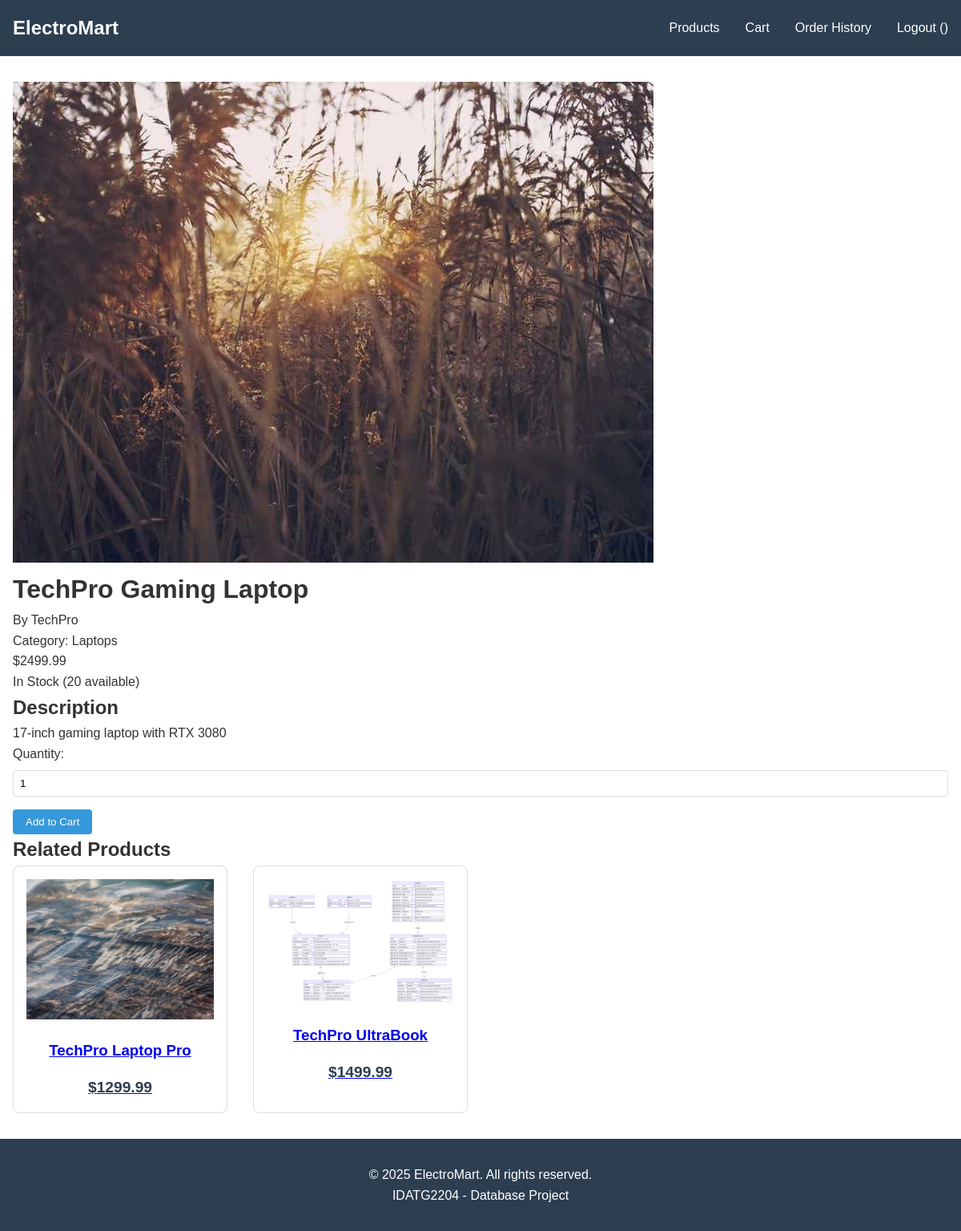
The page /product/9 (signed in) on the database its author committed.
### app/models.py (models this page shows)
class Product(db.Model):
    __tablename__ = 'products'
    ProductID = db.Column(db.Integer, primary_key=True)
    Name = db.Column(db.String(255), nullable=False)
    Description = db.Column(db.Text, nullable=False)
    Price = db.Column(db.Numeric(10, 2), nullable=False)
    StockQuantity = db.Column(db.Integer, nullable=False, default=0)
    CategoryID = db.Column(db.Integer, db.ForeignKey('categories.CategoryID'), nullable=False)
    BrandID = db.Column(db.Integer, db.ForeignKey('brands.BrandID'), nullable=False)
    ImageURL = db.Column(db.String(255))
    DateAdded = db.Column(db.DateTime(timezone=True), default=datetime.utcnow)
    LastUpdated = db.Column(db.DateTime(timezone=True), default=datetime.utcnow, onupdate=datetime.utcnow)
    order_items = db.relationship('OrderItem', backref='product', lazy=True)

class Brand(db.Model):
    __tablename__ = 'brands'
    BrandID = db.Column(db.Integer, primary_key=True)
    Name = db.Column(db.String(100), nullable=False, unique=True)
    Description = db.Column(db.Text)
    products = db.relationship('Product', backref='brand', lazy=True)

class Category(db.Model):
    __tablename__ = 'categories'
    CategoryID = db.Column(db.Integer, primary_key=True)
    Name = db.Column(db.String(100), nullable=False, unique=True)
    Description = db.Column(db.Text)
    products = db.relationship('Product', backref='category', lazy=True)

### app/routes.py (the view)
@bp.route('/product/<int:product_id>')
def product_detail(product_id):
    try:
        product = Product.query.get_or_404(product_id)
        related_products = Product.query.filter(
            Product.CategoryID == product.CategoryID,
            Product.ProductID != product.ProductID
        ).limit(4).all()
    except Exception as e:
        flash('Could not load product details.', 'error')
        return redirect(url_for('main_routes.products'))
    return render_template('product_detail.html', title=product.Name, product=product, related_products=related_products)

### app/__init__.py (called while the page is built)
def create_app(config_class=Config):
    app = Flask(__name__)
    app.config.from_object(config_class)
    db.init_app(app)
    migrate.init_app(app, db)
    login_manager.init_app(app)
    from app.models import AppUser
    @login_manager.user_loader
    def load_user(user_id):
        return AppUser.query.get(int(user_id))
    from app.routes import bp as main_routes_bp
    app.register_blueprint(main_routes_bp)
    from app.auth import bp as auth_bp
    app.register_blueprint(auth_bp, url_prefix='/auth')
    @app.errorhandler(404)
    def not_found_error(error):
        return render_template('errors/404.html'), 404
    @app.errorhandler(500)
    def internal_error(error):
        db.session.rollback()  # Roll back the session in case of database errors
        return render_template('errors/500.html'), 500
    return app

### app/templates/product_detail.html (shortened to what this page needs)
{% extends "base.html" %}
{% block content %}
<div class="product-detail">
    <div class="product-main">
        <div class="product-image">
            {% if product.ImageURL %}
                <img src="{{ product.ImageURL }}" alt="{{ product.Name }}">
            {% else %}
                <img src="{{ url_for('static', filename='images/placeholder.png') }}" alt="No image available">
            {% endif %}
        </div>
        <div class="product-info">
            <h1>{{ product.Name }}</h1>
            <p class="product-brand">By {{ product.brand.Name }}</p>
            <p class="product-category">Category: {{ product.category.Name }}</p>
            <p class="product-price">${{ "%.2f"|format(product.Price) }}</p>
            <p class="product-stock">
                {% if product.StockQuantity > 0 %}
                    In Stock ({{ product.StockQuantity }} available)
                {% else %}
                    Out of Stock
                {% endif %}
            </p>
            <div class="product-description">
                <h2>Description</h2>
                <p>{{ product.Description }}</p>
            </div>
            {% if product.StockQuantity > 0 %}
                <form action="{{ url_for('main_routes.add_to_cart', product_id=product.ProductID) }}" method="POST" class="add-to-cart-form">
                    <div class="form-group">
                        <label for="quantity">Quantity:</label>
                        <input type="number" id="quantity" name="quantity" value="1" min="1" max="{{ product.StockQuantity }}">
                    </div>
                    <button type="submit" class="btn btn-primary">Add to Cart</button>
                </form>
            {% else %}
                <button class="btn btn-disabled" disabled>Out of Stock</button>
            {% endif %}
        </div>
    </div>
    {% if related_products %}
        <div class="related-products">
            <h2>Related Products</h2>
            <div class="product-grid">
                {% for related in related_products %}
                    <div class="product-card">
                        <a href="{{ url_for('main_routes.product_detail', product_id=related.ProductID) }}">
                            {% if related.ImageURL %}
                                <img src="{{ related.ImageURL }}" alt="{{ related.Name }}">
                            {% else %}
                                <img src="{{ url_for('static', filename='images/placeholder.png') }}" alt="No image available">
                            {% endif %}
                            <h3>{{ related.Name }}</h3>
                            <p class="price">${{ "%.2f"|format(related.Price) }}</p>
                        </a>
                    </div>
                {% endfor %}
            </div>
        </div>
    {% endif %}
</div>
{% endblock %}

### app/static/css/style.css (style rules this page uses)
* { margin: 0; padding: 0; box-sizing: border-box; }
body { font-family: Arial, sans-serif; line-height: 1.6; color: #333; }
.product-grid { display: grid; grid-template-columns: repeat(auto-fill, minmax(250px, 1fr)); gap: 2rem; }
.product-card { border: 1px solid #ddd; border-radius: 8px; padding: 1rem; text-align: center; }
.product-card img { max-width: 100%; height: auto; }
.product-card h3 { margin: 1rem 0; }
.product-card .price { color: #2c3e50; font-weight: bold; font-size: 1.2rem; }
.form-group { margin-bottom: 1rem; }
.form-group label { display: block; margin-bottom: 0.5rem; }
.form-group input, .form-group textarea { width: 100%; padding: 0.5rem; border: 1px solid #ddd; border-radius: 4px; }
.btn { display: inline-block; padding: 0.5rem 1rem; border: none; border-radius: 4px; cursor: pointer; text-decoration: none; }
.btn-primary { background-color: #3498db; color: white; }

### rows shown on the page
Product: ImageURL (picture), Name "TechPro Gaming Laptop", Price "2499.99", StockQuantity "20", Description "17-inch gaming laptop with RTX 3080"
Brand: brand.Name "TechPro"
Category: category.Name "Laptops"
Product: ImageURL (picture), Name "TechPro Laptop Pro", Price "1299.99"
Product: shows a picture, Name "TechPro UltraBook", Price "1499.99"
